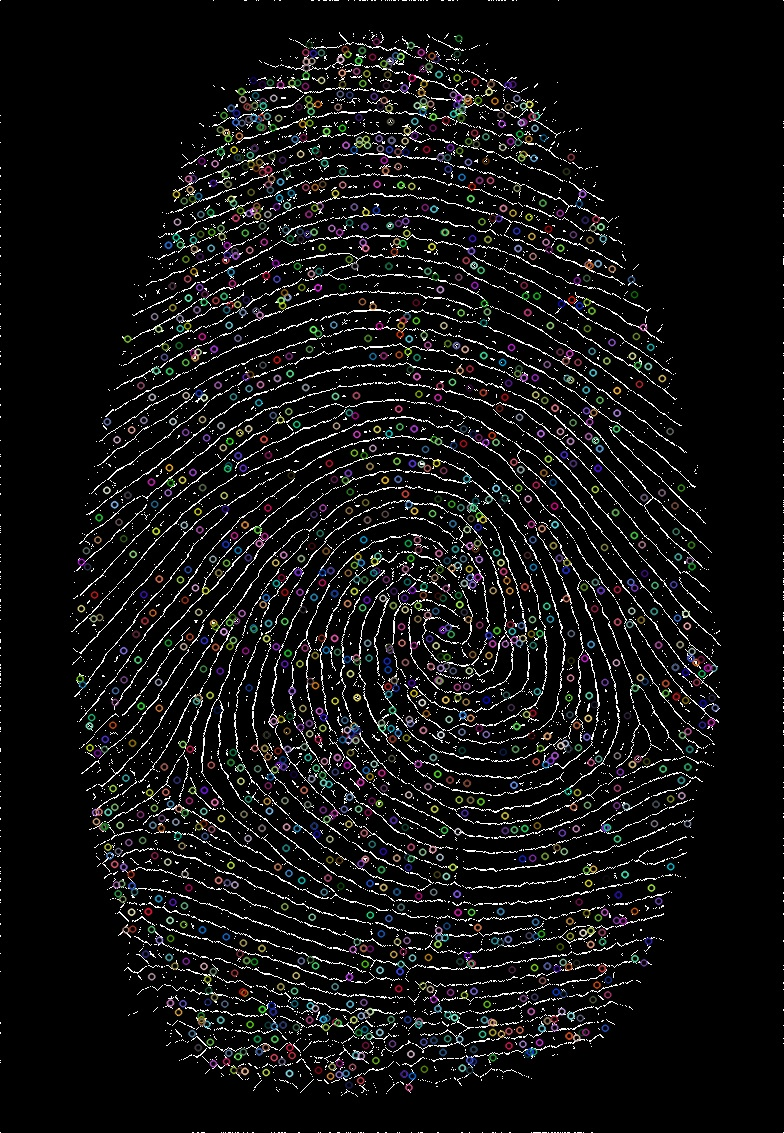
#> input picture testes-algoritmos-TG/sift_keypoints.jpg, 784 x 1133 px
$ python Savekeypoints.py
#> lines starting #> are read from the running program, lines starting #| are printed output that depends on the picture
import cv2
import cPickle

im=cv2.imread("sift_keypoints.jpg")
#> im is the input picture: shape (1133, 784, 3); mean B, G, R 18.6, 18.4, 18.6
gr=cv2.cvtColor(im,cv2.COLOR_BGR2GRAY)
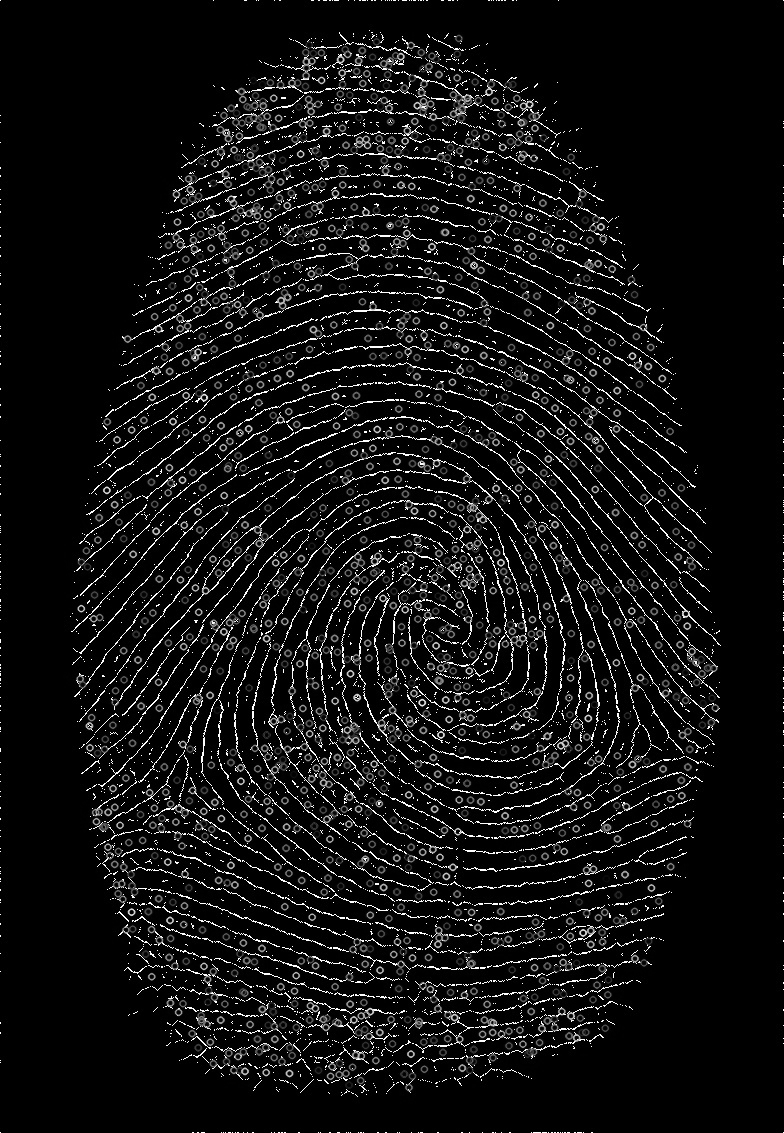
#> gr: shape (1133, 784); min 0, max 255, mean 18.5
d=cv2.FeatureDetector_create("SIFT")
kp=d.detect(gr)
#> kp = 5832 keypoints; strongest (x, y, size): (383, 143, 1.9), (335, 197, 1.9), (407, 508, 2), (406, 126, 1.9)

index = []
for point in kp:
    temp = (point.pt, point.size, point.angle, point.response, point.octave,
        point.class_id)
    index.append(temp)
#> this loop made 5832 passes
#> (point, temp) on passes 1 to 3: (keypoint at (79.9, 678.6), size 2.4, ((79.91, 678.6), 2.38, 282.3, 0.0734, 3539711, -1)), (keypoint at (80.7, 608.3), size 5.8, ((80.75, 608.3), 5.78, 17.9, 0.0466, 918272, -1)), (keypoint at (80.7, 608.3), size 5.8, ((80.75, 608.3), 5.78, 54.62, 0.0466, 918272, -1))
#> after the loop, index = 5832 items

# Dump the keypoints
f = open("keypoints.txt", "w")
#> (the run stopped early here; a loop or call above may not have finished)

$ run again, with testes-algoritmos-TG/fingerprint2.jpg copied over testes-algoritmos-TG/sift_keypoints.jpg
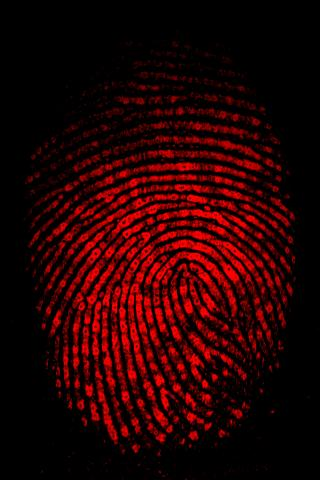
#> input picture testes-algoritmos-TG/fingerprint2.jpg, 320 x 480 px
#> im is the input picture: shape (480, 320, 3); mean B, G, R 2.6, 2.1, 38.2
#> `gr=cv2.cvtColor(im,cv2.COLOR_BGR2GRAY)`:
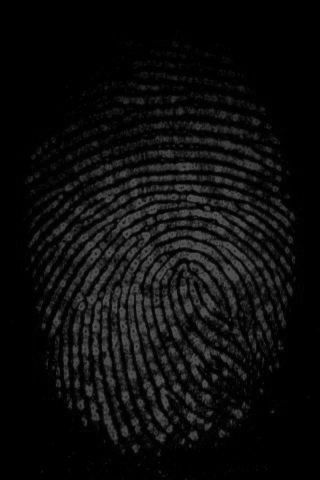
#> gr: shape (480, 320); min 0, max 90, mean 12.9
#> kp = 1519 keypoints; strongest (x, y, size): (205, 384, 4.4), (214, 377, 4), (159, 380, 5.9), (177, 388, 5)
#> the loop `for point in kp:` made 1519 passes
#> (point, temp) on passes 1 to 3: (keypoint at (30.3, 179.3), size 3.7, ((30.35, 179.3), 3.71, 64.03, 0.0151, 2359552, -1)), (keypoint at (30.3, 179.3), size 3.7, ((30.35, 179.3), 3.71, 228.6, 0.0151, 2359552, -1)), (keypoint at (32.5, 258.7), size 2.3, ((32.52, 258.7), 2.33, 11.12, 0.0204, 2032383, -1))
#> after the loop `for point in kp:`: index = 1519 items
